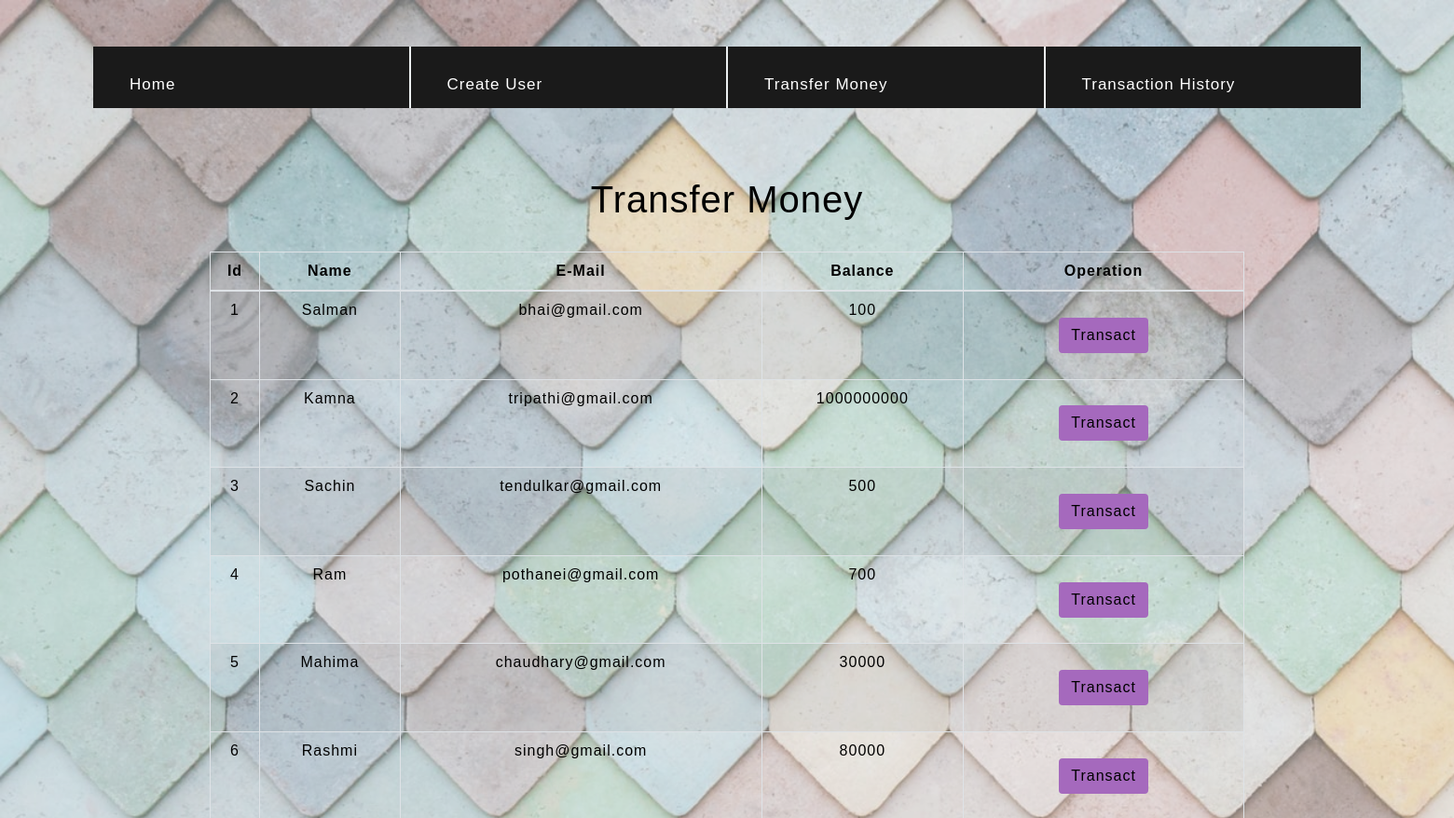
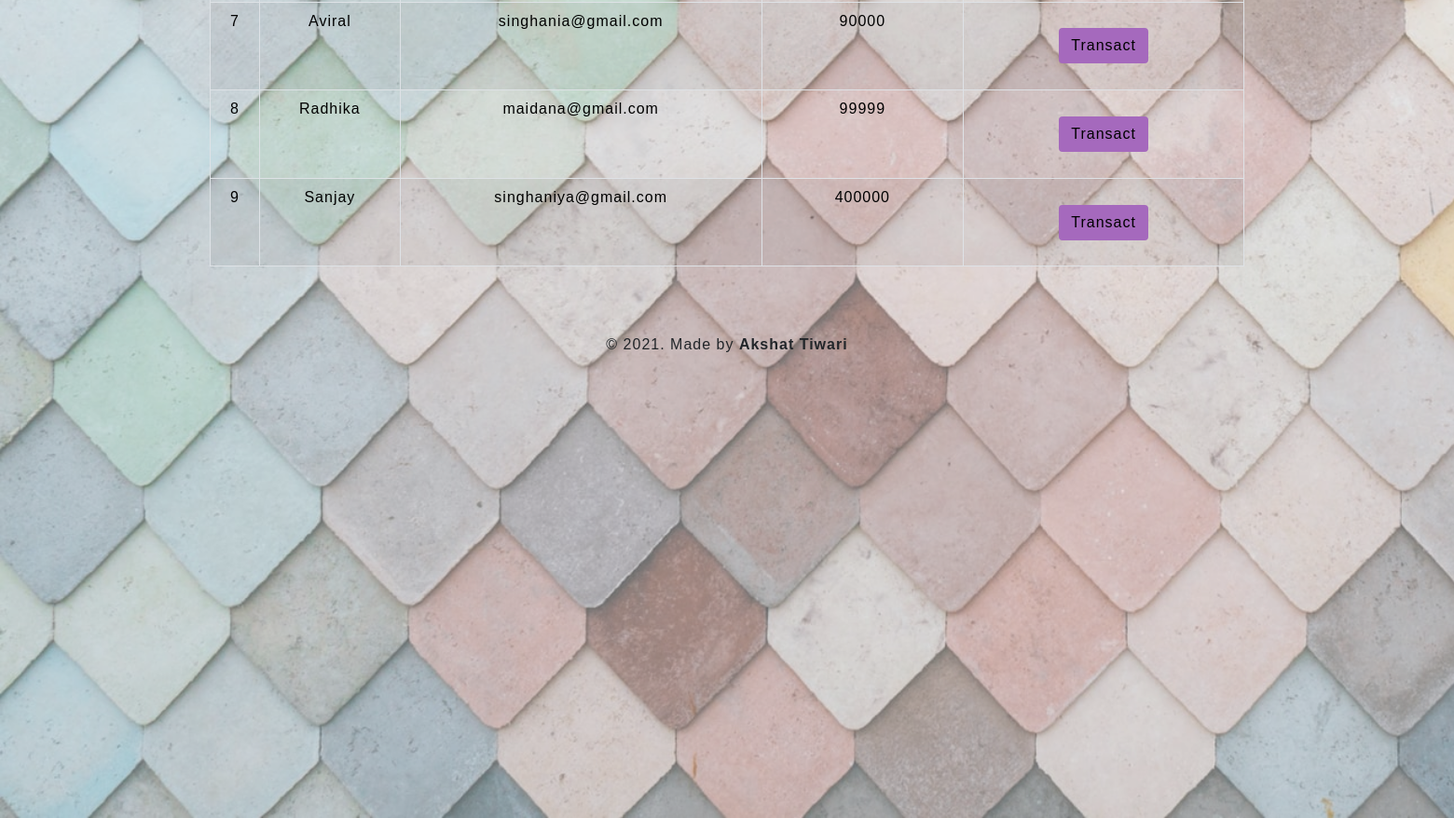
The app's page /transfermoney.php with its own data (2 pictures, top to bottom).
### tables this page shows
CREATE TABLE `users` (
  `id` int(3) NOT NULL,
  `name` text NOT NULL,
  `email` varchar(30) NOT NULL,
  `balance` int(8) NOT NULL
);

### transfermoney.php (the view, shortened to what this page needs)
<!DOCTYPE html>
<html lang="en">
<head>
    <img class="photo" src="bg.jfif" style="
    width: 150%;
    position: absolute;
    z-index: -1;
    margin-top: -50px;
    ">
    <link rel="stylesheet" href="https://maxcdn.bootstrapcdn.com/bootstrap/4.0.0/css/bootstrap.min.css">
    <link rel="stylesheet" type="text/css" href="css/table.css">
    <link rel="stylesheet" type="text/css" href="css/navbar.css">
</head>
<body style="background-color : none;">
<?php
    include 'config.php';
    $sql = "SELECT * FROM users";
    $result = mysqli_query($conn,$sql);
?>
<?php
  include 'navbar.php';
?>
<div class="container">
        <h2 class="text-center pt-4" style="color : black;">Transfer Money</h2>
        <br>
            <div class="row">
                <div class="col">
                    <div class="table-responsive-sm">
                    <table class="table table-hover table-sm table-striped table-condensed table-bordered" style="border-color:black;">
                        <thead style="color : black;">
                            <tr>
                            <th scope="col" class="text-center py-2">Id</th>
                            <th scope="col" class="text-center py-2">Name</th>
                            <th scope="col" class="text-center py-2">E-Mail</th>
                            <th scope="col" class="text-center py-2">Balance</th>
                            <th scope="col" class="text-center py-2">Operation</th>
                            </tr>
                        </thead>
                        <tbody>
                <?php
                    while($rows=mysqli_fetch_assoc($result)){
                ?>
                    <tr style="color : black;">
                        <td class="py-2"><?php echo $rows['id'] ?></td>
                        <td class="py-2"><?php echo $rows['name']?></td>
                        <td class="py-2"><?php echo $rows['email']?></td>
                        <td class="py-2"><?php echo $rows['balance']?></td>
                        <td><a href="selecteduserdetail.php?id= <?php echo $rows['id'] ;?>"> <button type="button" class="btn" style="background-color : #A569BD;">Transact</button></a></td>
                    </tr>
                <?php
                    }
                ?>
                        </tbody>
                    </table>
                    </div>
                </div>
            </div>
         </div>
         <footer class="text-center mt-5 py-2">
            <p>&copy 2021. Made by <b>Akshat Tiwari</b></p>
        </footer>
</body>
</html>

### navbar.php
<nav>
    <ul  class="navigation">
      <li class="navbar"><a href="index.php">Home</a></li>
      <li class="navbar"><a href="createuser.php">Create User</a></li>
      <li class="navbar"><a href="transfermoney.php">Transfer Money</a></li>
      <li class="navbar"><a href="transactionhistory.php">Transaction History</a></li>
    </ul>
</nav>

### css/table.css (style rules this page uses)
* { padding: 0; margin: 0; box-sizing: border-box; font-family: sans-serif; }
h2 { font-size: 40px; }
table { letter-spacing: 1.2px; }
td { text-align: center; }
button { border:none; background: #d9d9d9; transition: 1s; }
@media only screen and (orientation: portrait) { * { letter-spacing: 1px; } }
.photo { width: 100%; position: absolute; opacity: 0.6; z-index: -1; }

### css/navbar.css (style rules this page uses)
ul { position: sticky; display: flex; list-style-type: none; margin: 50px 100px; font: 17px helvetica; text-align: center; }
li { flex: 1; height: 66px; background: #1a1a1a; }
a { display: block; position: relative; text-decoration: none; color: white; padding: 23px; }
.navigation li:not(:first-child) { border-left: 2px solid #ecf0f1; }

### transfermoney.php (style rules this page uses)
button { transition: 1.5s; }

### records on screen
users: id "1", name "Salman", email "bhai@gmail.com", balance "100"
users: id "2", name "Kamna", email "tripathi@gmail.com", balance "1000000000"
users: id "3", name "Sachin", email "tendulkar@gmail.com", balance "500"
users: id "4", name "Ram", email "pothanei@gmail.com", balance "700"
users: id "5", name "Mahima", email "chaudhary@gmail.com", balance "30000"
users: id "6", name "Rashmi", email "singh@gmail.com", balance "80000"
users: id "7", name "Aviral", email "singhania@gmail.com", balance "90000"
users: id "8", name "Radhika", email "maidana@gmail.com", balance "99999"
users: id "9", name "Sanjay", email "singhaniya@gmail.com", balance "400000"
